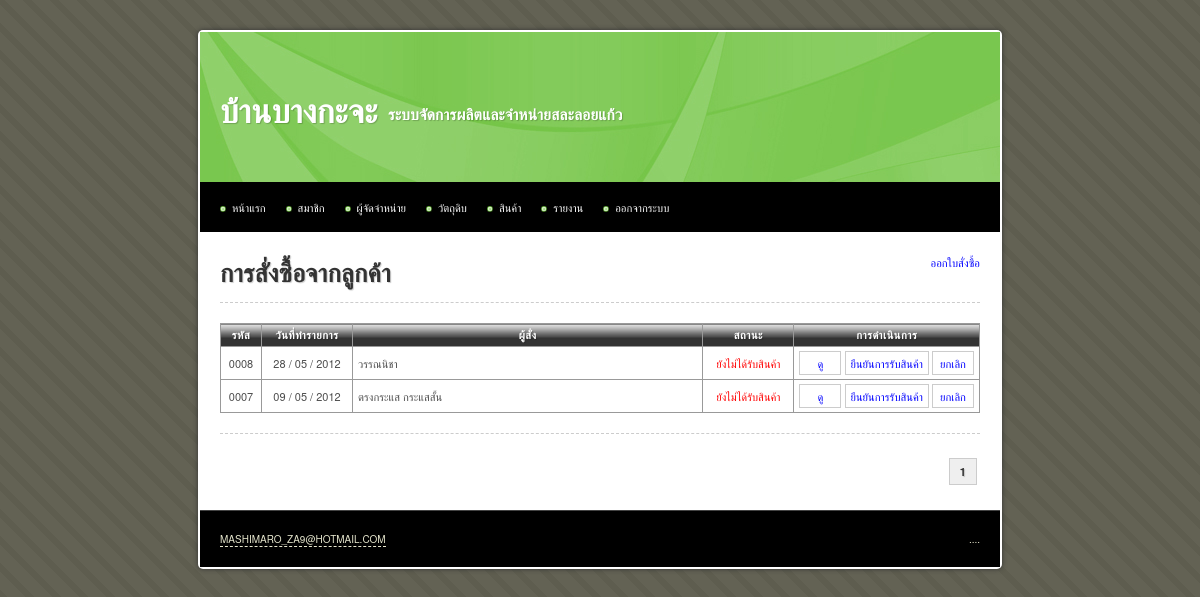
Before: /main/product_order.php (signed in) with the older database file.
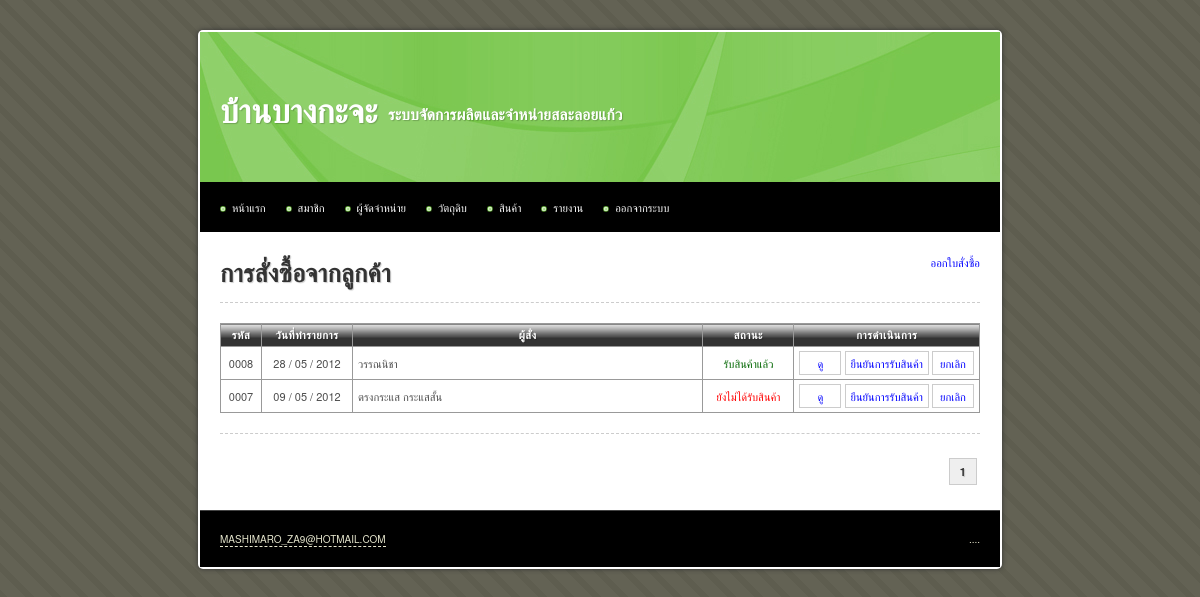
After: the same page with the newer database file.
### tables this page shows
CREATE TABLE IF NOT EXISTS `product_order` (
  `id` int(10) unsigned NOT NULL AUTO_INCREMENT,
  `orderer` varchar(255) NOT NULL,
  `tel` varchar(255) NOT NULL,
  `description` text,
  `is_receive` tinyint(1) unsigned NOT NULL DEFAULT '0' COMMENT '0 = ยังไม่ได้รับ, 1 = รับแล้ว',
  `is_produced` tinyint(1) unsigned NOT NULL DEFAULT '0' COMMENT '0 = ยังไม่ได้ผลิต, 1 = ผลิตแล้ว',
  `date_receive` date NOT NULL,
  `date_create` date NOT NULL,
  `date_update` timestamp NOT NULL DEFAULT CURRENT_TIMESTAMP ON UPDATE CURRENT_TIMESTAMP,
  PRIMARY KEY (`id`)
);

### iic_tools/helpers/iic_utilities_helper.php (called while the page is built, shortened)
<?php
function change_date_format($date, $old_separator = "-", $old_format = 'y-m-d', $new_separator = " / ", $new_format = "d-m-y")
{
	@list($_old_format_path1, $_old_format_path2, $_old_format_path3) = explode('-', $old_format);
	@list($_date_path[$_old_format_path1], $_date_path[$_old_format_path2], $_date_path[$_old_format_path3]) = explode($old_separator, $date);
	@list($_new_format_path1, $_new_format_path2, $_new_format_path3) = explode('-', $new_format);
	$_new_date = $_date_path[$_new_format_path1].$new_separator.$_date_path[$_new_format_path2].$new_separator.$_date_path[$_new_format_path3];
	return $_new_date;
}
function zero_fill($length, $data)
{
	while(strlen($data) < $length)
	{
		$data = '0'.$data;
	}
	return $data;
}

### main/product_order.php (the view, shortened to what this page needs)
<?php
$sql		= 'SELECT * FROM product_order';
$query		= mysql_query($sql) or die(mysql_error());
$total_rows = mysql_num_rows($query);
$rows_per_page = 10;
$limit_start = ($_GET['page'] - 1) * $rows_per_page;
$target = 'product_order.php?page=';
?>
<!DOCTYPE html PUBLIC "-//W3C//DTD XHTML 1.0 Transitional//EN" "http://www.w3.org/TR/xhtml1/DTD/xhtml1-transitional.dtd">
<html xmlns="http://www.w3.org/1999/xhtml">
<head>
<?php include("inc.css.php"); ?>
</head>
<body>
<div id="container">
	<?php include("inc.header.php"); ?>
	<div id="content">
		<a href="product_order_create.php" class="float_r">ออกใบสั่งซื้อ</a>
		<h1>การสั่งซื้อจากลูกค้า</h1>
		<hr />
			<table width="100%" border="1" align="center" cellpadding="5" cellspacing="0">
				<thead>
					<tr>
						<th width="30">รหัส</th>
						<th width="80">วันที่ทำรายการ</th>
						<th>ผู้สั่ง</th>
						<th width="80">สถานะ</th>
						<th width="100">การดำเนินการ</th>
					</tr>
				</thead>
				<tbody>
					<?php
					$sql = 'SELECT *
							FROM product_order
							ORDER BY product_order.id DESC
							LIMIT '.$limit_start.', '.$rows_per_page;
					$query = mysql_query($sql) or die(mysql_error());
					$query_rows	= mysql_num_rows($query);
					if($query_rows > 0)
					{
						while($data = mysql_fetch_array($query))
						{
							$status = ($data['is_receive'] == 0) ? '<span class="red">ยังไม่ได้รับสินค้า</span>' : '<span class="green">รับสินค้าแล้ว</span>';
							echo '	<tr>
										<td class="center">'.zero_fill(4, $data['id']).'</td>
										<td class="center">'.change_date_format($data['date_create']).'</td>
										<td>'.$data['orderer'].'</td>
										<td class="center">'.$status.'</td>
										<td class="center nowarp">
											<a class="button" href="product_order_read.php?id='.$data['id'].'">ดู</a>
											<a class="button" href="product_order_confirm_receive.php?id='.$data['id'].'">ยืนยันการรับสินค้า</a>
											<a class="button" href="product_order_delete.php?id='.$data['id'].'">ยกเลิก</a>
										</td>
									</tr>';
						}
					}
					else
					{
						echo '<tr><td colspan="7" class="center">ไม่มีข้อมูล</td></tr>';
					}
					?>
				</tbody>
			</table>
		<hr />
		<div class="pagination">
			<?php echo get_pagination($total_rows, $target, $_GET['page'], $rows_per_page); ?>
		</div>
	</div>
	<?php include("inc.footer.php"); ?>
</div>
</body>
</html>

Changed rows visible on the page:
changed product_order "วรรณนิชา": is_receive "ยังไม่ได้รับสินค้า" → "รับสินค้าแล้ว"
